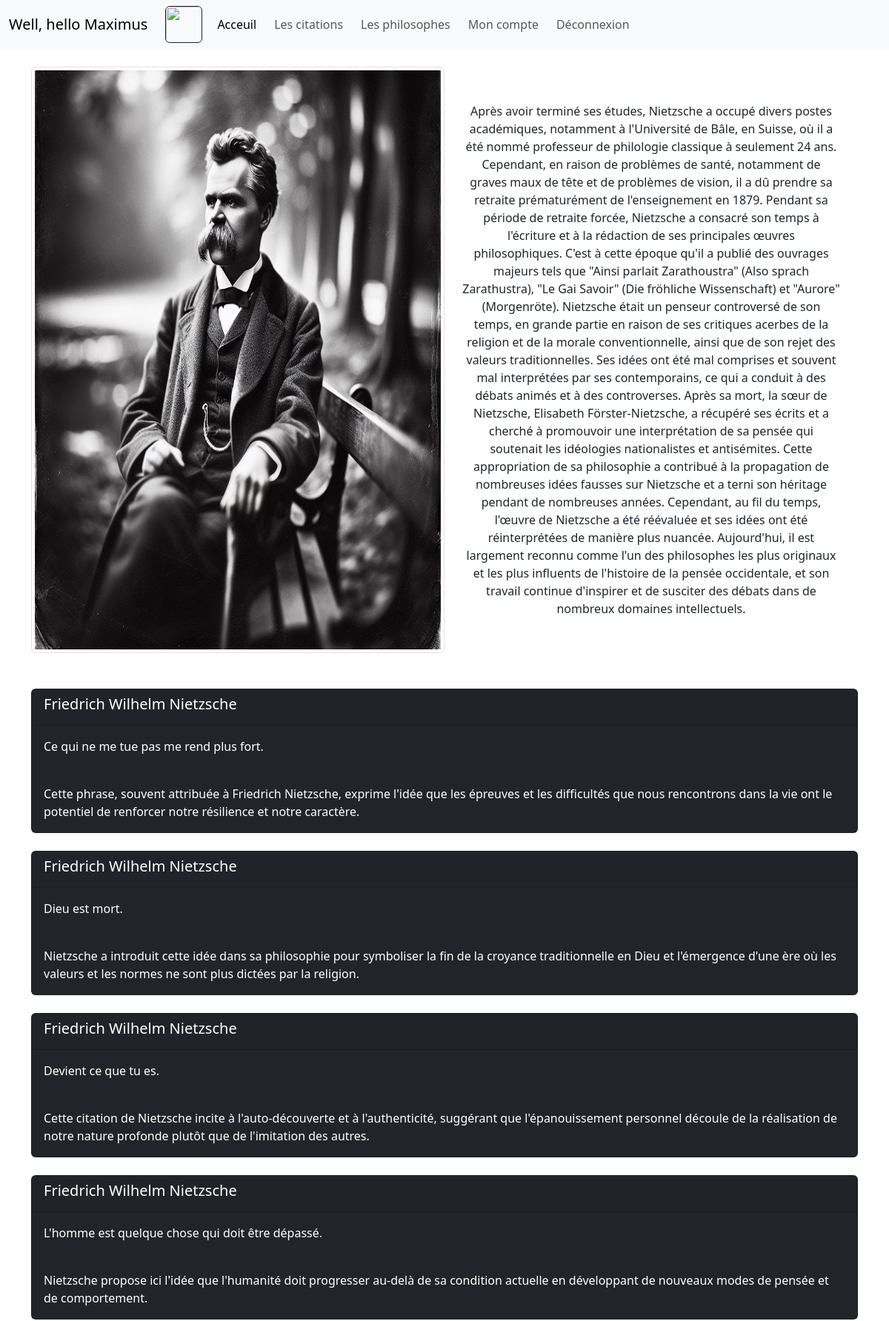
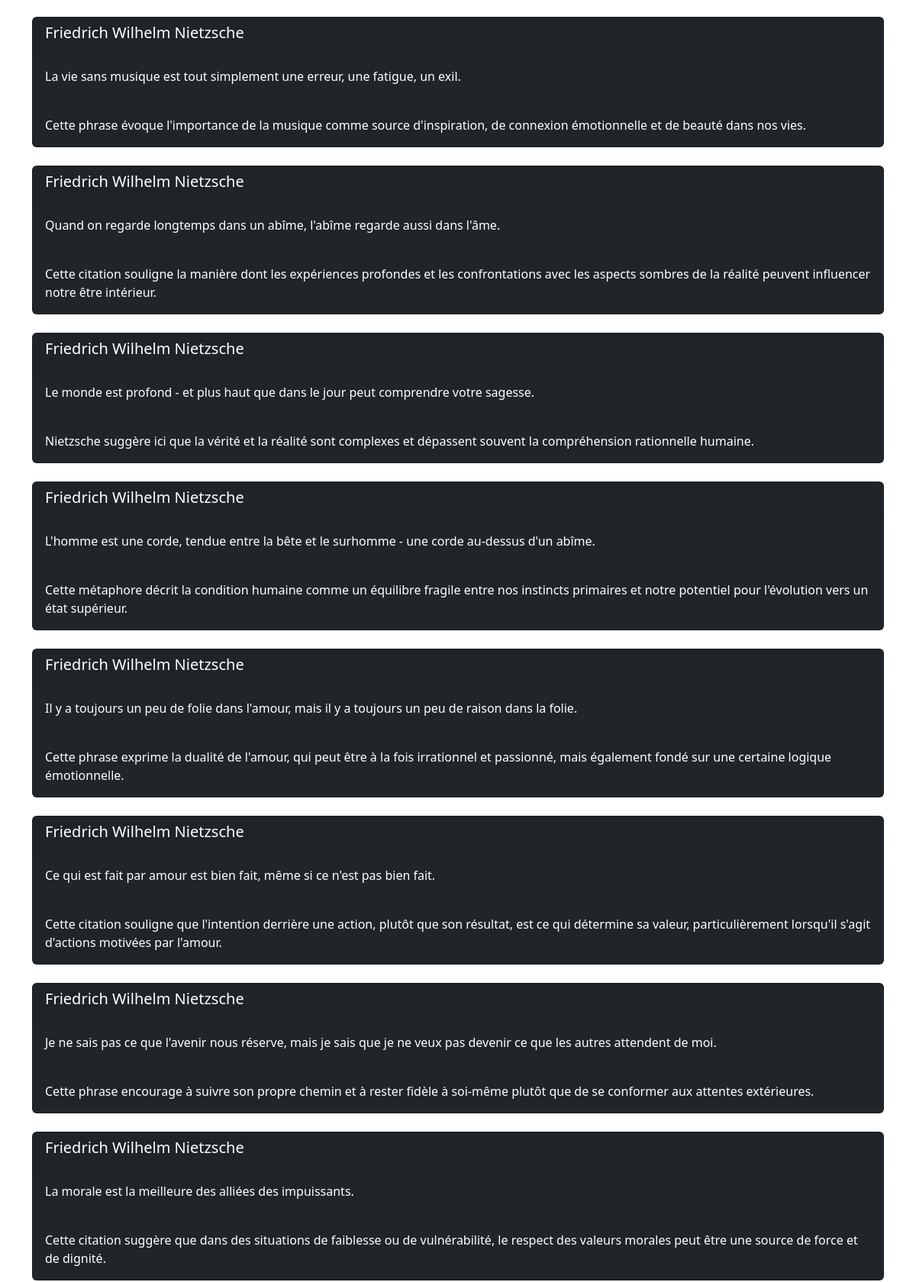
The app's page /details_auteur.php?id=1 (signed in, upper part) with its own data (2 pictures, top to bottom).
### tables this page shows
CREATE TABLE IF NOT EXISTS `auteur` (
  `id_auteur` int NOT NULL AUTO_INCREMENT,
  `nom` varchar(70) DEFAULT NULL,
  `prenom` varchar(25) NOT NULL,
  `description` text NOT NULL,
  `biographie` text NOT NULL,
  `date_start` varchar(7) DEFAULT NULL,
  `date_end` varchar(10) DEFAULT NULL,
  `photo` varchar(50) DEFAULT NULL,
  PRIMARY KEY (`id_auteur`)
);

CREATE TABLE IF NOT EXISTS `citations` (
  `id_citations` int NOT NULL AUTO_INCREMENT,
  `citation` varchar(255) DEFAULT NULL,
  `explication` text NOT NULL,
  `année` date DEFAULT NULL,
  `id_auteur` int DEFAULT NULL,
  PRIMARY KEY (`id_citations`),
  KEY `id_auteur` (`id_auteur`)
);

### details_auteur.php (called while the page is built, shortened)
<?php
if (isset($_GET['id'])) {
    require 'data/db-connect.php';
    $requete = $dbh->prepare('SELECT * FROM auteur WHERE id_auteur = :id_auteur');
    $requete->execute([
        'id_auteur' => $_GET['id']
    ]);
    $resultatAuteur = $requete->fetch();
    $requete = $dbh->prepare('SELECT * FROM citations WHERE id_auteur = :id_auteur');
    $requete->execute([
        'id_auteur' => $_GET['id']
    ]);
    $resultatCitations = $requete->fetchAll();
}
require 'templates/details_auteur.html.php';

### templates/details_auteur.html.php (the view, shortened to what this page needs)
<!DOCTYPE html>
<html lang="en">
<head>
    <link rel="stylesheet" href="../assets/style.css">
    <link href="https://cdn.jsdelivr.net/npm/bootstrap@5.3.3/dist/css/bootstrap.min.css" rel="stylesheet">
</head>
<body>
    <?php require 'inc.top.html.php' ?>
    <div class="container">
        <div class="row">
            <div class="col-12 d-flex justify-content-center">
                <img src="<?= $resultatAuteur['photo'] ?>" class="img-fluid my-4 img-thumbnail" alt="..." style="width: 50%">
                <br>
                <br>
                <div>
                    <p class="display-8 py-4 my-5 mx-4 text-center"><?= $resultatAuteur['biographie'] ?></p>
                </div>
            </div>
        </div>
    </div>
    <div class="container">
        <?php foreach ($resultatCitations as $resultat) : ?>
            <div class="card text-bg-dark mb-3 my-4">
                <div class="card-header">
                    <h5 class="card-title"><?= $resultatAuteur['prenom'] . ' ' . $resultatAuteur['nom'] ?></h5>
                </div>
                <div class="card-body">
                    <p><?= $resultat['citation'] ?></p>
                    <br>
                    <p class="card-text"><?= $resultat['explication'] ?></p>
                </div>
            </div>
        <?php endforeach ?>
    </div>
</body>
</html>

### records on screen
auteur: photo (picture), biographie "Après avoir terminé ses études, Nietzsche a occupé divers postes académiques, notamment à l'Université de Bâle, en Suisse, où il a été nommé professeur de philologie classique à seulement 24 ans. Cependant, en raison de problèmes de santé, notamment de graves maux de tête et de problèmes de vision, il a dû prendre sa retraite prématurément de l'enseignement en 1879. Pendant sa période de retraite forcée, Nietzsche a consacré son temps à l'écriture et à la rédaction de ses principales œuvres philosophiques. C'est à cette époque qu'il a publié des ouvrages majeurs tels que \"Ainsi parlait Zarathoustra\" (Also sprach Zarathustra), \"Le Gai Savoir\" (Die fröhliche Wissenschaft) et \"Aurore\"…"
citations: id_auteur.prenom "Friedrich Wilhelm", id_auteur.nom "Nietzsche", citation "Ce qui ne me tue pas me rend plus fort.", explication "Cette phrase, souvent attribuée à Friedrich Nietzsche, exprime l'idée que les épreuves et les difficultés que nous rencontrons dans la vie ont le potentiel de renforcer notre résilience et notre caractère."
citations: id_auteur.prenom "Friedrich Wilhelm", id_auteur.nom "Nietzsche", citation "Dieu est mort.", explication "Nietzsche a introduit cette idée dans sa philosophie pour symboliser la fin de la croyance traditionnelle en Dieu et l'émergence d'une ère où les valeurs et les normes ne sont plus dictées par la religion."
citations: id_auteur.prenom "Friedrich Wilhelm", id_auteur.nom "Nietzsche", citation "Devient ce que tu es.", explication "Cette citation de Nietzsche incite à l'auto-découverte et à l'authenticité, suggérant que l'épanouissement personnel découle de la réalisation de notre nature profonde plutôt que de l'imitation des autres."
citations: id_auteur.prenom "Friedrich Wilhelm", id_auteur.nom "Nietzsche", citation "L'homme est quelque chose qui doit être dépassé.", explication "Nietzsche propose ici l'idée que l'humanité doit progresser au-delà de sa condition actuelle en développant de nouveaux modes de pensée et de comportement."
citations: id_auteur.prenom "Friedrich Wilhelm", id_auteur.nom "Nietzsche", citation "La vie sans musique est tout simplement une erreur, une fatigue, un exil.", explication "Cette phrase évoque l'importance de la musique comme source d'inspiration, de connexion émotionnelle et de beauté dans nos vies."
citations: id_auteur.prenom "Friedrich Wilhelm", id_auteur.nom "Nietzsche", citation "Quand on regarde longtemps dans un abîme, l'abîme regarde aussi dans l'âme.", explication "Cette citation souligne la manière dont les expériences profondes et les confrontations avec les aspects sombres de la réalité peuvent influencer notre être intérieur."
citations: id_auteur.prenom "Friedrich Wilhelm", id_auteur.nom "Nietzsche", citation "Le monde est profond - et plus haut que dans le jour peut comprendre votre sagesse.", explication "Nietzsche suggère ici que la vérité et la réalité sont complexes et dépassent souvent la compréhension rationnelle humaine."
citations: id_auteur.prenom "Friedrich Wilhelm", id_auteur.nom "Nietzsche", citation "L'homme est une corde, tendue entre la bête et le surhomme - une corde au-dessus d'un abîme.", explication "Cette métaphore décrit la condition humaine comme un équilibre fragile entre nos instincts primaires et notre potentiel pour l'évolution vers un état supérieur."
citations: id_auteur.prenom "Friedrich Wilhelm", id_auteur.nom "Nietzsche", citation "Il y a toujours un peu de folie dans l'amour, mais il y a toujours un peu de raison dans la folie.", explication "Cette phrase exprime la dualité de l'amour, qui peut être à la fois irrationnel et passionné, mais également fondé sur une certaine logique émotionnelle."
citations: id_auteur.prenom "Friedrich Wilhelm", id_auteur.nom "Nietzsche", citation "Ce qui est fait par amour est bien fait, même si ce n'est pas bien fait.", explication "Cette citation souligne que l'intention derrière une action, plutôt que son résultat, est ce qui détermine sa valeur, particulièrement lorsqu'il s'agit d'actions motivées par l'amour."
citations: id_auteur.prenom "Friedrich Wilhelm", id_auteur.nom "Nietzsche", citation "Je ne sais pas ce que l'avenir nous réserve, mais je sais que je ne veux pas devenir ce que les autres attendent de moi.", explication "Cette phrase encourage à suivre son propre chemin et à rester fidèle à soi-même plutôt que de se conformer aux attentes extérieures."
citations: id_auteur.prenom "Friedrich Wilhelm", id_auteur.nom "Nietzsche", citation "La morale est la meilleure des alliées des impuissants.", explication "Cette citation suggère que dans des situations de faiblesse ou de vulnérabilité, le respect des valeurs morales peut être une source de force et de dignité."

### other values on screen
$_SESSION['name'] "Maximus"
